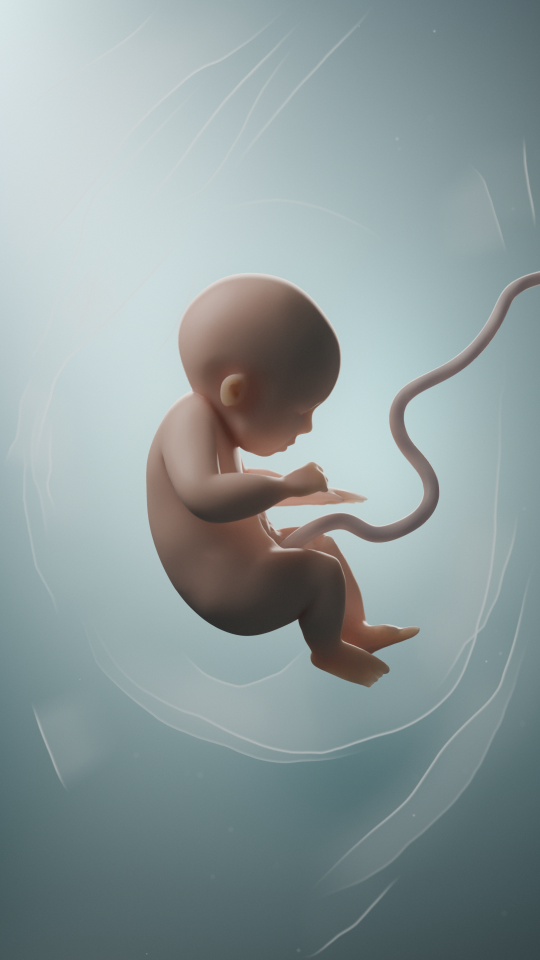
#> input picture fetal-growth-explorer/blender/renders/render_W24.png, 1080 x 1920 px (shown at 1/2 size)
$ python calibrate_backdrop.py
#> lines starting #> are read from the running program, lines starting #| are printed output that depends on the picture; after the words box and inside, x2 and y2 are one past the last pixel; in counts of white or black regions, pixels touching at a corner belong together
"""Calibrate the backdrop against the reference through the finished render.

The fetus hides the core of the reference's luminous backdrop, so the plate
fitted by fit_background.py cannot recover it. This compares the finished
week-24 render with the reference outside the fetus (low-pass, 279x500),
fits elliptical Gaussians plus a constant to the remaining difference and
stores them in background.json ("corrections"), which post.py adds to the
plate. Re-run render_stages.py afterwards; two passes converge.

    python calibrate_backdrop.py
"""

import json
from pathlib import Path

import numpy as np
from PIL import Image
from scipy import ndimage as nd

ROOT = Path(__file__).resolve().parents[1]
BG = ROOT / "lookdev" / "background.json"
RENDER = ROOT / "renders" / "render_W24.png"
REF = ROOT.parent / "reference" / "north-star.webp"
MASK = ROOT / "lookdev" / "reference_mask.png"
SIZE = (279, 500)
GAIN = 1.0 / 0.97  # post's grade maps plate changes to output at ~0.97


def gaussian(u, v, uc, vc, su, sv):
    return np.exp(-0.5 * (((u - uc) / su) ** 2 + ((v - vc) / sv) ** 2))


def main(terms: int = 2):
#> called with terms = 2
    ours = np.asarray(Image.open(RENDER).convert("RGB").resize(SIZE, Image.LANCZOS)).astype(float) / 255
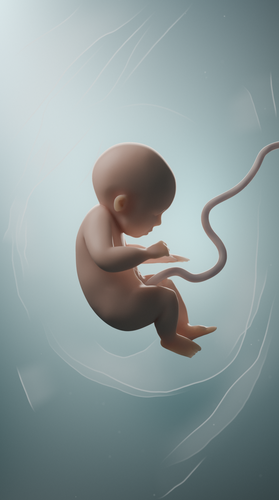
#> ours: shape (500, 279, 3) float64; mean R, G, B 0.554, 0.607, 0.611
    ref = np.asarray(Image.open(REF).convert("RGB").resize(SIZE, Image.LANCZOS)).astype(float) / 255
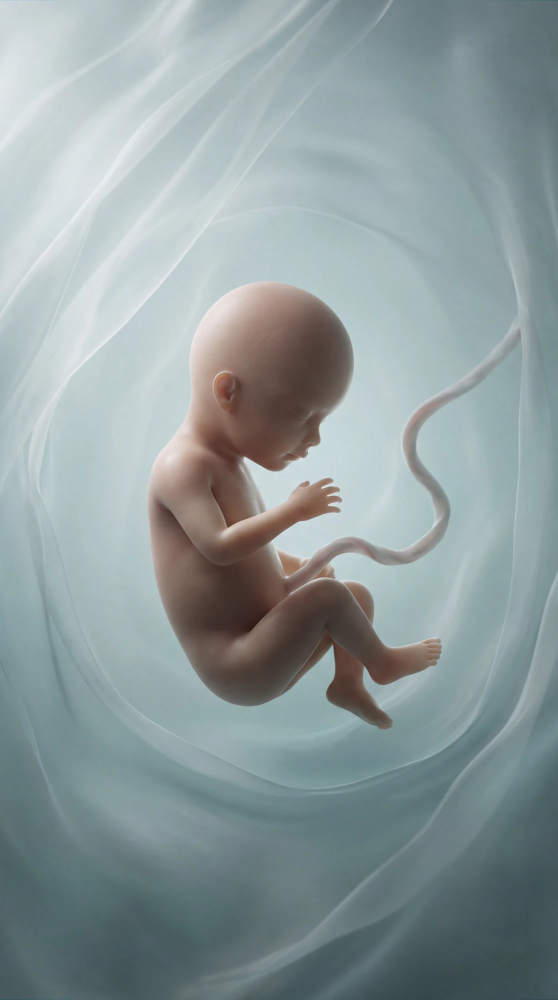
#> input picture fetal-growth-explorer/reference/north-star.webp, 1116 x 2000 px (shown at 1/2 size)
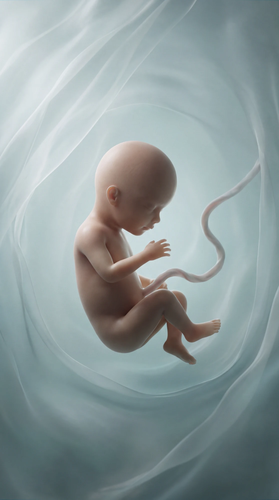
#> ref: shape (500, 279, 3) float64; mean R, G, B 0.557, 0.61, 0.614
    body = nd.binary_dilation(np.asarray(Image.open(MASK).convert("L").resize(SIZE)) > 127, iterations=5)
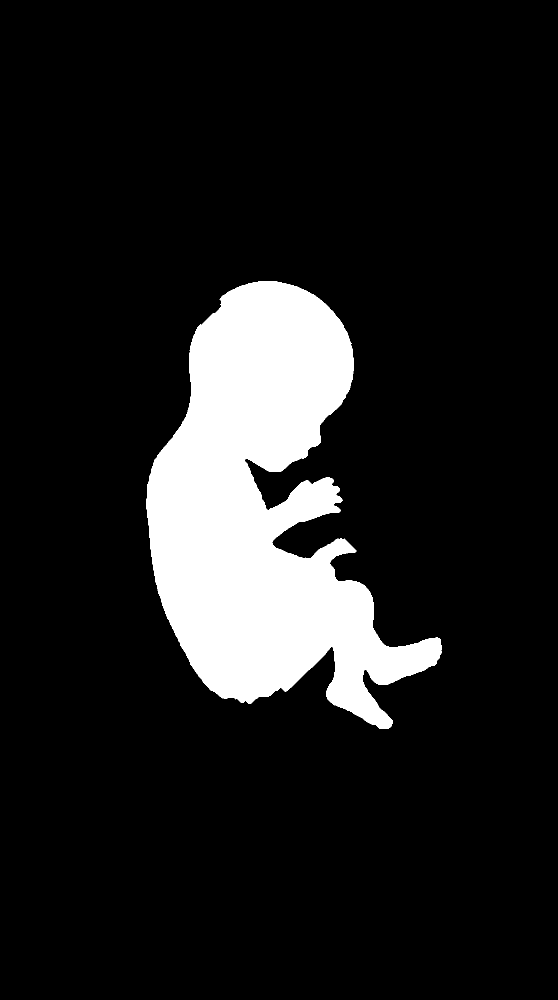
#> input picture fetal-growth-explorer/blender/lookdev/reference_mask.png, 1116 x 2000 px (shown at 1/2 size)
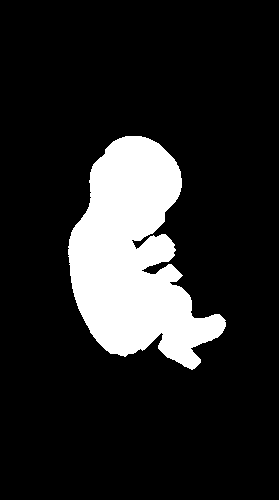
#> body: shape (500, 279) bool; 15% white; 1 white region, box (x1, y1, x2, y2) and area: (68, 136, 226, 370) 20956
    d = np.stack([nd.gaussian_filter(ref[..., c] - ours[..., c], 4) for c in range(3)], -1) * GAIN
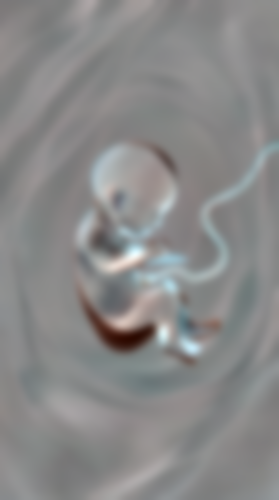
#> d: shape (500, 279, 3) float64; mean R, G, B 0.00287, 0.00268, 0.00254; drawn with min black and max white
    h, w = body.shape
#> h = 500; w = 279
    v, u = np.mgrid[0:h, 0:w]
    u, v = (u + 0.5) / w, (v + 0.5) / h
    sel = ~body
#> (the run stopped early here; a loop or call above may not have finished)
